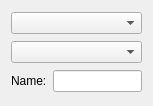
<?xml version="1.0" encoding="UTF-8"?>
<ui version="4.0">
 <class>SetupPlayer</class>
 <widget class="QWidget" name="SetupPlayer">
  <property name="geometry">
   <rect>
    <x>0</x>
    <y>0</y>
    <width>153</width>
    <height>106</height>
   </rect>
  </property>
  <property name="windowTitle">
   <string>Form</string>
  </property>
  <layout class="QVBoxLayout" name="verticalLayout">
   <item>
    <widget class="QComboBox" name="playerType">
     <property name="currentIndex">
      <number>-1</number>
     </property>
     <item>
      <property name="text">
       <string>Human</string>
      </property>
     </item>
     <item>
      <property name="text">
       <string>Computer</string>
      </property>
     </item>
    </widget>
   </item>
   <item>
    <widget class="QComboBox" name="script"/>
   </item>
   <item>
    <layout class="QHBoxLayout" name="horizontalLayout">
     <item>
      <widget class="QLabel" name="label">
       <property name="text">
        <string>Name:</string>
       </property>
      </widget>
     </item>
     <item>
      <widget class="QLineEdit" name="playerName"/>
     </item>
    </layout>
   </item>
  </layout>
 </widget>
 <resources/>
 <connections/>
</ui>
